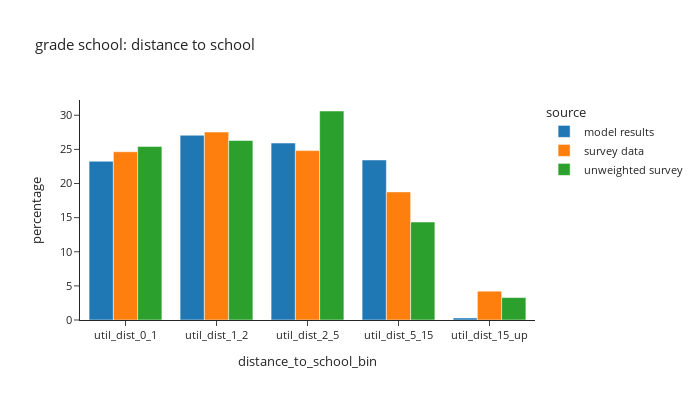
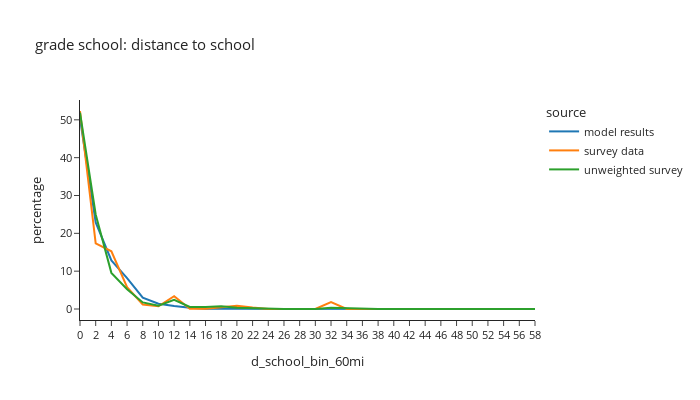

Notebook code for these charts, in order:
### Code cell
# distance to school: grade school
plot_distance(per_data,'is_gradeschool',"grade school: distance to school")

### Figure 1 — Plotly figure (JSON) as saved in the notebook; plotly's stock layout.template omitted (floating-point values rounded to 4 significant figures)
{"data": [{"alignmentgroup": "True", "hovertemplate": "source=model results<br>distance_to_school_bin=%{x}<br>percentage=%{y}<extra></extra>", "legendgroup": "model results", "marker": {"color": "#1F77B4", "pattern": {"shape": ""}}, "name": "model results", "offsetgroup": "model results", "orientation": "v", "showlegend": true, "textposition": "auto", "type": "bar", "x": ["util_dist_0_1", "util_dist_1_2", "util_dist_2_5", "util_dist_5_15", "util_dist_15_up"], "xaxis": "x", "y": [23.26, 27.07, 25.93, 23.45, 0.2991], "yaxis": "y"}, {"alignmentgroup": "True", "hovertemplate": "source=survey data<br>distance_to_school_bin=%{x}<br>percentage=%{y}<extra></extra>", "legendgroup": "survey data", "marker": {"color": "#FF7F0E", "pattern": {"shape": ""}}, "name": "survey data", "offsetgroup": "survey data", "orientation": "v", "showlegend": true, "textposition": "auto", "type": "bar", "x": ["util_dist_0_1", "util_dist_1_2", "util_dist_2_5", "util_dist_5_15", "util_dist_15_up"], "xaxis": "x", "y": [24.65, 27.54, 24.82, 18.77, 4.222], "yaxis": "y"}, {"alignmentgroup": "True", "hovertemplate": "source=unweighted survey<br>distance_to_school_bin=%{x}<br>percentage=%{y}<extra></extra>", "legendgroup": "unweighted survey", "marker": {"color": "#2CA02C", "pattern": {"shape": ""}}, "name": "unweighted survey", "offsetgroup": "unweighted survey", "orientation": "v", "showlegend": true, "textposition": "auto", "type": "bar", "x": ["util_dist_0_1", "util_dist_1_2", "util_dist_2_5", "util_dist_5_15", "util_dist_15_up"], "xaxis": "x", "y": [25.43, 26.3, 30.62, 14.36, 3.287], "yaxis": "y"}], "layout": {"barmode": "group", "font": {"size": 11}, "height": 400, "legend": {"title": {"text": "source"}, "tracegroupgap": 0}, "title": {"text": "grade school: distance to school"}, "width": 700, "xaxis": {"anchor": "y", "domain": [0.0, 1.0], "title": {"text": "distance_to_school_bin"}}, "yaxis": {"anchor": "x", "domain": [0.0, 1.0], "title": {"text": "percentage"}}}}

### Figure 2 — Plotly figure (JSON) as saved in the notebook; plotly's stock layout.template omitted (floating-point values rounded to 4 significant figures)
{"data": [{"hovertemplate": "source=model results<br>d_school_bin_60mi=%{x}<br>percentage=%{y}<extra></extra>", "legendgroup": "model results", "line": {"color": "#1F77B4", "dash": "solid"}, "marker": {"symbol": "circle"}, "mode": "lines", "name": "model results", "orientation": "v", "showlegend": true, "type": "scatter", "x": ["0", "2", "4", "6", "8", "10", "12", "14", "16", "18", "20", "22", "24", "26", "28", "30", "32", "34", "36", "38", "40", "42", "44", "46", "48", "50", "52", "54", "56", "58"], "xaxis": "x", "y": [50.33, 22.9, 12.85, 8.186, 2.989, 1.384, 0.776, 0.313, 0.05079, 0.05297, 0.03512, 0.03831, 0.02917, 0.01611, 0.02583, 0.01669, 0.003048, 0.001596, 0.0004354, 0.0, 0.0001451, 0.0, 0.0, 0.0, 0.0, 0.0, 0.0, 0.0, 0.0, 0.0], "yaxis": "y"}, {"hovertemplate": "source=survey data<br>d_school_bin_60mi=%{x}<br>percentage=%{y}<extra></extra>", "legendgroup": "survey data", "line": {"color": "#FF7F0E", "dash": "solid"}, "marker": {"symbol": "circle"}, "mode": "lines", "name": "survey data", "orientation": "v", "showlegend": true, "type": "scatter", "x": ["0", "2", "4", "6", "8", "10", "12", "14", "16", "18", "20", "22", "24", "26", "28", "30", "32", "34", "36", "38", "40", "42", "44", "46", "48", "50", "52", "54", "56", "58"], "xaxis": "x", "y": [52.34, 17.36, 15.25, 5.768, 1.181, 0.7348, 3.376, 0.04288, 0.05768, 0.5401, 0.8812, 0.3924, 0.01228, 0.0, 0.0, 0.0, 1.845, 0.0108, 0.0, 0.0, 0.0, 0.0, 0.1063, 0.0, 0.1063, 0.0, 0.0, 0.0, 0.0, 0.0], "yaxis": "y"}, {"hovertemplate": "source=unweighted survey<br>d_school_bin_60mi=%{x}<br>percentage=%{y}<extra></extra>", "legendgroup": "unweighted survey", "line": {"color": "#2CA02C", "dash": "solid"}, "marker": {"symbol": "circle"}, "mode": "lines", "name": "unweighted survey", "orientation": "v", "showlegend": true, "type": "scatter", "x": ["0", "2", "4", "6", "8", "10", "12", "14", "16", "18", "20", "22", "24", "26", "28", "30", "32", "34", "36", "38", "40", "42", "44", "46", "48", "50", "52", "54", "56", "58"], "xaxis": "x", "y": [51.91, 25.0, 9.549, 5.208, 1.736, 0.8681, 2.431, 0.5208, 0.5208, 0.6944, 0.3472, 0.1736, 0.1736, 0.0, 0.0, 0.0, 0.3472, 0.1736, 0.0, 0.0, 0.0, 0.0, 0.1736, 0.0, 0.1736, 0.0, 0.0, 0.0, 0.0, 0.0], "yaxis": "y"}], "layout": {"font": {"size": 11}, "height": 400, "legend": {"title": {"text": "source"}, "tracegroupgap": 0}, "title": {"text": "grade school: distance to school"}, "width": 700, "xaxis": {"anchor": "y", "domain": [0.0, 1.0], "title": {"text": "d_school_bin_60mi"}}, "yaxis": {"anchor": "x", "domain": [0.0, 1.0], "title": {"text": "percentage"}}}}
